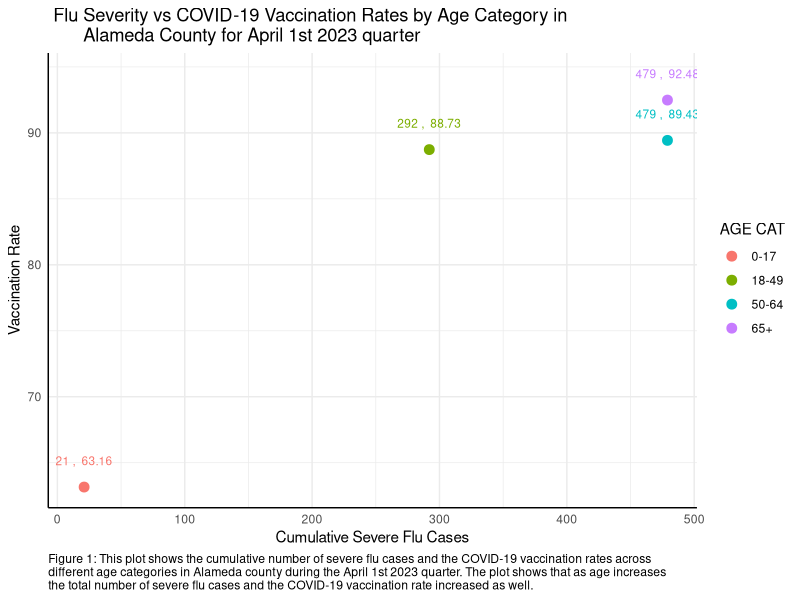

This chart was generated by the following R code:
## ---- chunk 1

# First we are adding all the packages that are needed to create the visualizations and importing the final dataset.

library(readr)
library(tidyverse)
library(dplyr)
library(knitr)
library(kableExtra)
library(ggplot2)
## ---- chunk 2

# In the below code chunk we are importing the three datasets provided for this scenario. For datasets in a .csv format we are using the read_csv() command from the readr package.

final_data <- read_csv("./Final_aggregated_data_Milestone4.csv")

final_data_renamed <- rename_with(final_data,
                                  ~ toupper(
                                    gsub("_",
                                         " ",
                                         .x,
                                         fixed = TRUE)
                                  ))

print(final_data_renamed)
## ---- chunk 3

# Removing the 12th column from final_data_renamed
final_clean_data <- final_data_renamed[,-12]

# Renaming the "COUNTY NAME.X" column to "COUNTY NAME"
final_clean_data <- final_clean_data %>%
  rename(`COUNTY NAME` = `COUNTY NAME.X`)
print(final_clean_data)
## ---- chunk 4

ggplot(final_clean_data, aes(x = `CUMULATIVE SEVERE`, y = `VACCINATION RATE`, color = `AGE CAT`)) +
  geom_point(size = 3) +  # Adjusting the size of the points as needed
  geom_text(aes(label = paste(round(`CUMULATIVE SEVERE`, 2), ", ", round(`VACCINATION RATE`, 2))),
            position = position_nudge(y = 2), size = 3, show.legend = FALSE) +  # Nudging labels up
  geom_text(data = subset(final_clean_data, `AGE CAT` == "0-17"),
            aes(label = paste(round(`CUMULATIVE SEVERE`, 2), ", ", round(`VACCINATION RATE`, 2))),
            position = position_nudge(x = -5), size = 3, show.legend = FALSE, hjust = 5) +  # Moving label to the left
  labs(title = " Flu Severity vs COVID-19 Vaccination Rates by Age Category in 
       Alameda County for April 1st 2023 quarter",
       x = "Cumulative Severe Flu Cases",
       y = "Vaccination Rate",
       caption = "Figure 1: This plot shows the cumulative number of severe flu cases and the COVID-19 vaccination rates across 
different age categories in Alameda county during the April 1st 2023 quarter. The plot shows that as age increases
the total number of severe flu cases and the COVID-19 vaccination rate increased as well.") +
  theme_minimal() + theme(axis.line = element_line(size = 0.5),
                          plot.caption = element_text(hjust = 0))
## ---- chunk 5

# Making a kable
new_kable <- kable(final_clean_data, format = "markdown", caption = "Influenza Cases and COVID-19 Vaccination Data from Alameda County Second Quarter 2023", align = "c", booktabs = TRUE) %>%
  kable_styling(latex_options = c("striped", "hold_position"), full_width = FALSE)

# Adding a footnote as a description
add_footnote(
  new_kable,
  label = c("This table shows a variety of statistics pertaining to influenza (flu) cases and COVID-19 vaccination in Alameda County in the second quarter of calendar year 2023. With increasing age (groups), the vaccination rate for COVID-19 increases, but severe flu cases also increase."),
  notation = "alphabet",
  threeparttable = FALSE,
  escape = TRUE)
